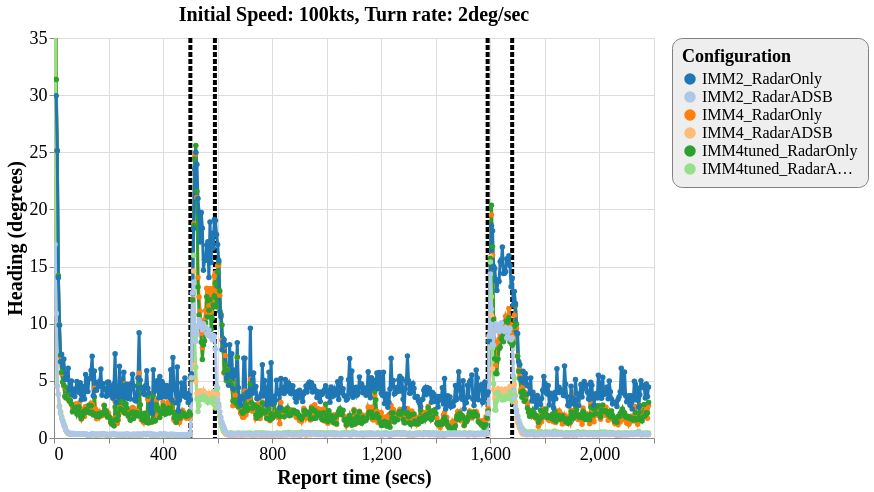

Source (Vega-Lite JSON):
### Vega-Lite specification from a JSON file in a GitHub repository (floating-point values rounded to 4 significant figures; data arrays with more than 128 entries replaced by an {"elided": "..."} marker saying what was removed)
{"config": {"view": {"continuousWidth": 600, "continuousHeight": 400}, "axisX": {"labelFontSize": 18, "titleFontSize": 20}, "axisY": {"labelFontSize": 18, "titleFontSize": 20}, "font": "Times New Roman", "legend": {"cornerRadius": 10, "fillColor": "#EEEEEE", "labelFontSize": 16, "padding": 10, "strokeColor": "gray", "titleFontSize": 18}, "title": {"fontSize": 20}}, "layer": [{"data": {"name": "data-ea819cddc25fc9a20ed642127c59e7fd"}, "mark": {"type": "rule", "strokeDash": [5, 2], "strokeWidth": 4}, "encoding": {"color": {"type": "nominal", "field": "color", "scale": null}, "x": {"type": "quantitative", "field": "tt"}}}, {"data": {"name": "data-d99a1105cc3c3faa088cc8c50333a068"}, "mark": {"type": "line", "point": true, "strokeWidth": 3}, "encoding": {"color": {"type": "ordinal", "field": "config", "scale": {"scheme": "category20"}, "sort": ["IMM2_RadarOnly", "IMM2_RadarADSB", "IMM4_RadarOnly", "IMM4_RadarADSB", "IMM4tuned_RadarOnly", "IMM4tuned_RadarADSB"], "title": "Configuration"}, "x": {"type": "quantitative", "field": "time", "title": "Report time (secs)"}, "y": {"type": "quantitative", "field": "rmse_hdg", "scale": {"domain": [0, 35], "zero": false}, "title": "Heading (degrees)"}}, "selection": {"selector116": {"type": "interval", "bind": "scales", "encodings": ["x", "y"]}}, "title": "Initial Speed: 100kts, Turn rate: 2deg/sec"}], "$schema": "https://vega.github.io/schema/vega-lite/v4.8.1.json", "datasets": {"data-ea819cddc25fc9a20ed642127c59e7fd": [{"tt": 500, "color": "black"}, {"tt": 590, "color": "black"}, {"tt": 1590, "color": "black"}, {"tt": 1680, "color": "black"}], "data-d99a1105cc3c3faa088cc8c50333a068": {"elided": "3269 records"}}}
